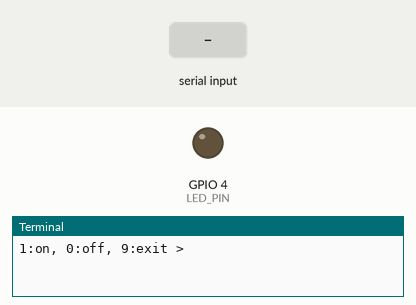
Simulated run of this program. Board: Raspberry Pi (BCM pin numbers). Shown: output pins drawn as LEDs (lit = HIGH), the last lines printed to the terminal. The test bench sets the inputs (shaded band).

Above: at 1.2 s.
1.3 s: "1" typed at the terminal, then Enter
At 1.8 s:
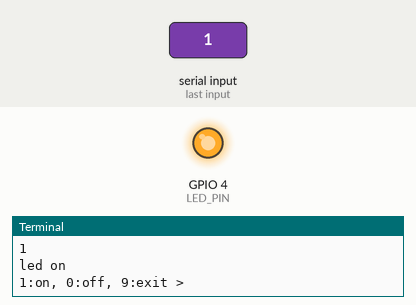
2.8 s: "0" typed at the terminal, then Enter
At 4.2 s:
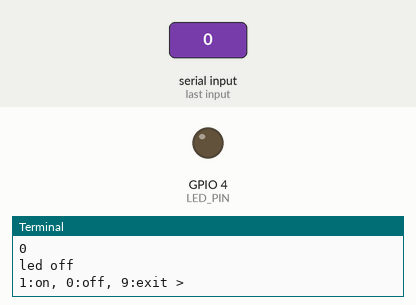
Timing chart, 0 to 5.8 s (numbered marks = the images above; inputs shaded):
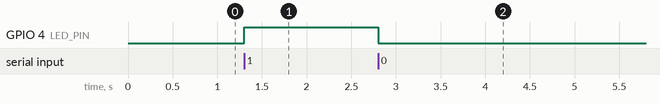

The program:

led_blink_input.py
```python
import RPi.GPIO as GPIO

LED_PIN = 4
GPIO.setmode(GPIO.BCM)
GPIO.setup(LED_PIN, GPIO.OUT)

try:
    while True:
        A = input("1:on, 0:off, 9:exit >")
        if A == '0':
            GPIO.output(LED_PIN, GPIO.LOW) # 0
            print("led off")
        elif A == '1':
            GPIO.output(LED_PIN, GPIO.HIGH) # 1
            print("led on")
        elif A == '9':
            break

finally:
    GPIO.cleanup()
    print("cleanup and exit")
```

Measured:
- after the input at 1.3 s, GPIO 4 (LED_PIN): LOW → HIGH at once
- after the input at 2.8 s, GPIO 4 (LED_PIN): HIGH → LOW at once
